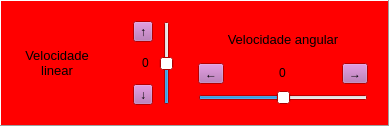
            <widget class="QFrame" name="frame_2">
             <property name="sizePolicy">
              <sizepolicy hsizetype="Minimum" vsizetype="Preferred">
               <horstretch>0</horstretch>
               <verstretch>3</verstretch>
              </sizepolicy>
             </property>
             <property name="palette">
              <palette>
               <active>
                <colorrole role="Button">
                 <brush brushstyle="SolidPattern">
                  <color alpha="255">
                   <red>180</red>
                   <green>109</green>
                   <blue>180</blue>
                  </color>
                 </brush>
                </colorrole>
                <colorrole role="Base">
                 <brush brushstyle="SolidPattern">
                  <color alpha="255">
                   <red>255</red>
                   <green>255</green>
                   <blue>255</blue>
                  </color>
                 </brush>
                </colorrole>
                <colorrole role="Window">
                 <brush brushstyle="SolidPattern">
                  <color alpha="255">
                   <red>255</red>
                   <green>0</green>
                   <blue>0</blue>
                  </color>
                 </brush>
                </colorrole>
               </active>
               <inactive>
                <colorrole role="Button">
                 <brush brushstyle="SolidPattern">
                  <color alpha="255">
                   <red>180</red>
                   <green>109</green>
                   <blue>180</blue>
                  </color>
                 </brush>
                </colorrole>
                <colorrole role="Base">
                 <brush brushstyle="SolidPattern">
                  <color alpha="255">
                   <red>255</red>
                   <green>255</green>
                   <blue>255</blue>
                  </color>
                 </brush>
                </colorrole>
                <colorrole role="Window">
                 <brush brushstyle="SolidPattern">
                  <color alpha="255">
                   <red>255</red>
                   <green>0</green>
                   <blue>0</blue>
                  </color>
                 </brush>
                </colorrole>
               </inactive>
               <disabled>
                <colorrole role="Button">
                 <brush brushstyle="SolidPattern">
                  <color alpha="255">
                   <red>180</red>
                   <green>109</green>
                   <blue>180</blue>
                  </color>
                 </brush>
                </colorrole>
                <colorrole role="Base">
                 <brush brushstyle="SolidPattern">
                  <color alpha="255">
                   <red>255</red>
                   <green>0</green>
                   <blue>0</blue>
                  </color>
                 </brush>
                </colorrole>
                <colorrole role="Window">
                 <brush brushstyle="SolidPattern">
                  <color alpha="255">
                   <red>255</red>
                   <green>0</green>
                   <blue>0</blue>
                  </color>
                 </brush>
                </colorrole>
               </disabled>
              </palette>
             </property>
             <property name="frameShape">
              <enum>QFrame::Panel</enum>
             </property>
             <property name="frameShadow">
              <enum>QFrame::Raised</enum>
             </property>
             <layout class="QHBoxLayout" name="horizontalLayout_3">
              <item>
               <widget class="QFrame" name="frame_7">
                <property name="sizePolicy">
                 <sizepolicy hsizetype="Preferred" vsizetype="Preferred">
                  <horstretch>1</horstretch>
                  <verstretch>0</verstretch>
                 </sizepolicy>
                </property>
                <property name="frameShape">
                 <enum>QFrame::NoFrame</enum>
                </property>
                <property name="frameShadow">
                 <enum>QFrame::Raised</enum>
                </property>
                <layout class="QGridLayout" name="gridLayout_4">
                 <item row="0" column="3" rowspan="3">
                  <widget class="QSlider" name="slider_lin">
                   <property name="palette">
                    <palette>
                     <active>
                      <colorrole role="Button">
                       <brush brushstyle="SolidPattern">
                        <color alpha="255">
                         <red>255</red>
                         <green>255</green>
                         <blue>255</blue>
                        </color>
                       </brush>
                      </colorrole>
                     </active>
                     <inactive>
                      <colorrole role="Button">
                       <brush brushstyle="SolidPattern">
                        <color alpha="255">
                         <red>255</red>
                         <green>255</green>
                         <blue>255</blue>
                        </color>
                       </brush>
                      </colorrole>
                     </inactive>
                     <disabled>
                      <colorrole role="Button">
                       <brush brushstyle="SolidPattern">
                        <color alpha="255">
                         <red>255</red>
                         <green>255</green>
                         <blue>255</blue>
                        </color>
                       </brush>
                      </colorrole>
                     </disabled>
                    </palette>
                   </property>
                   <property name="minimum">
                    <number>-50</number>
                   </property>
                   <property name="maximum">
                    <number>50</number>
                   </property>
                   <property name="orientation">
                    <enum>Qt::Vertical</enum>
                   </property>
                  </widget>
                 </item>
                 <item row="0" column="2" alignment="Qt::AlignRight">
                  <widget class="QToolButton" name="up_lin">
                   <property name="sizePolicy">
                    <sizepolicy hsizetype="Fixed" vsizetype="Fixed">
                     <horstretch>2</horstretch>
                     <verstretch>0</verstretch>
                    </sizepolicy>
                   </property>
                   <property name="text">
                    <string>↑</string>
                   </property>
                   <property name="autoRepeat">
                    <bool>true</bool>
                   </property>
                  </widget>
                 </item>
                 <item row="2" column="2" alignment="Qt::AlignRight">
                  <widget class="QToolButton" name="down_lin">
                   <property name="sizePolicy">
                    <sizepolicy hsizetype="Fixed" vsizetype="Fixed">
                     <horstretch>2</horstretch>
                     <verstretch>0</verstretch>
                    </sizepolicy>
                   </property>
                   <property name="text">
                    <string>↓</string>
                   </property>
                   <property name="autoRepeat">
                    <bool>true</bool>
                   </property>
                  </widget>
                 </item>
                 <item row="1" column="0">
                  <widget class="QLabel" name="label_17">
                   <property name="sizePolicy">
                    <sizepolicy hsizetype="Preferred" vsizetype="Preferred">
                     <horstretch>6</horstretch>
                     <verstretch>0</verstretch>
                    </sizepolicy>
                   </property>
                   <property name="font">
                    <font>
                     <pointsize>10</pointsize>
                    </font>
                   </property>
                   <property name="text">
                    <string>Velocidade linear</string>
                   </property>
                   <property name="alignment">
                    <set>Qt::AlignCenter</set>
                   </property>
                   <property name="wordWrap">
                    <bool>true</bool>
                   </property>
                   <property name="buddy">
                    <cstring>campo_lin</cstring>
                   </property>
                  </widget>
                 </item>
                 <item row="1" column="1" colspan="2">
                  <widget class="QLineEdit" name="campo_lin">
                   <property name="sizePolicy">
                    <sizepolicy hsizetype="Ignored" vsizetype="Fixed">
                     <horstretch>2</horstretch>
                     <verstretch>0</verstretch>
                    </sizepolicy>
                   </property>
                   <property name="palette">
                    <palette>
                     <active>
                      <colorrole role="Base">
                       <brush brushstyle="SolidPattern">
                        <color alpha="0">
                         <red>255</red>
                         <green>255</green>
                         <blue>255</blue>
                        </color>
                       </brush>
                      </colorrole>
                     </active>
                     <inactive>
                      <colorrole role="Base">
                       <brush brushstyle="SolidPattern">
                        <color alpha="0">
                         <red>255</red>
                         <green>255</green>
                         <blue>255</blue>
                        </color>
                       </brush>
                      </colorrole>
                     </inactive>
                     <disabled>
                      <colorrole role="Base">
                       <brush brushstyle="SolidPattern">
                        <color alpha="255">
                         <red>239</red>
                         <green>235</green>
                         <blue>231</blue>
                        </color>
                       </brush>
                      </colorrole>
                     </disabled>
                    </palette>
                   </property>
                   <property name="text">
                    <string>0</string>
                   </property>
                   <property name="frame">
                    <bool>false</bool>
                   </property>
                   <property name="alignment">
                    <set>Qt::AlignRight|Qt::AlignTrailing|Qt::AlignVCenter</set>
                   </property>
                   <property name="dragEnabled">
                    <bool>true</bool>
                   </property>
                   <property name="readOnly">
                    <bool>false</bool>
                   </property>
                  </widget>
                 </item>
                </layout>
               </widget>
              </item>
              <item>
               <widget class="QFrame" name="frame_6">
                <property name="sizePolicy">
                 <sizepolicy hsizetype="Preferred" vsizetype="Preferred">
                  <horstretch>1</horstretch>
                  <verstretch>0</verstretch>
                 </sizepolicy>
                </property>
                <property name="frameShape">
                 <enum>QFrame::NoFrame</enum>
                </property>
                <property name="frameShadow">
                 <enum>QFrame::Raised</enum>
                </property>
                <layout class="QGridLayout" name="gridLayout_5">
                 <item row="1" column="2">
                  <widget class="QToolButton" name="up_ang">
                   <property name="sizePolicy">
                    <sizepolicy hsizetype="Fixed" vsizetype="Fixed">
                     <horstretch>9</horstretch>
                     <verstretch>0</verstretch>
                    </sizepolicy>
                   </property>
                   <property name="text">
                    <string>→</string>
                   </property>
                   <property name="autoRepeat">
                    <bool>true</bool>
                   </property>
                  </widget>
                 </item>
                 <item row="1" column="1">
                  <widget class="QLineEdit" name="campo_ang">
                   <property name="sizePolicy">
                    <sizepolicy hsizetype="Fixed" vsizetype="Fixed">
                     <horstretch>1</horstretch>
                     <verstretch>0</verstretch>
                    </sizepolicy>
                   </property>
                   <property name="palette">
                    <palette>
                     <active>
                      <colorrole role="Base">
                       <brush brushstyle="SolidPattern">
                        <color alpha="0">
                         <red>255</red>
                         <green>255</green>
                         <blue>255</blue>
                        </color>
                       </brush>
                      </colorrole>
                     </active>
                     <inactive>
                      <colorrole role="Base">
                       <brush brushstyle="SolidPattern">
                        <color alpha="0">
                         <red>255</red>
                         <green>255</green>
                         <blue>255</blue>
                        </color>
                       </brush>
                      </colorrole>
                     </inactive>
                     <disabled>
                      <colorrole role="Base">
                       <brush brushstyle="SolidPattern">
                        <color alpha="255">
                         <red>239</red>
                         <green>235</green>
                         <blue>231</blue>
                        </color>
                       </brush>
                      </colorrole>
                     </disabled>
                    </palette>
                   </property>
                   <property name="text">
                    <string>0</string>
                   </property>
                   <property name="frame">
                    <bool>false</bool>
                   </property>
                   <property name="alignment">
                    <set>Qt::AlignCenter</set>
                   </property>
                   <property name="dragEnabled">
                    <bool>true</bool>
                   </property>
                   <property name="readOnly">
                    <bool>false</bool>
                   </property>
                  </widget>
                 </item>
                 <item row="1" column="0">
                  <widget class="QToolButton" name="down_ang">
                   <property name="sizePolicy">
                    <sizepolicy hsizetype="Fixed" vsizetype="Fixed">
                     <horstretch>9</horstretch>
                     <verstretch>0</verstretch>
                    </sizepolicy>
                   </property>
                   <property name="text">
                    <string>←</string>
                   </property>
                   <property name="autoRepeat">
                    <bool>true</bool>
                   </property>
                  </widget>
                 </item>
                 <item row="0" column="0" colspan="3">
                  <widget class="QLabel" name="label_19">
                   <property name="sizePolicy">
                    <sizepolicy hsizetype="Preferred" vsizetype="Preferred">
                     <horstretch>6</horstretch>
                     <verstretch>0</verstretch>
                    </sizepolicy>
                   </property>
                   <property name="font">
                    <font>
                     <pointsize>10</pointsize>
                    </font>
                   </property>
                   <property name="text">
                    <string>Velocidade angular</string>
                   </property>
                   <property name="alignment">
                    <set>Qt::AlignCenter</set>
                   </property>
                   <property name="wordWrap">
                    <bool>true</bool>
                   </property>
                   <property name="buddy">
                    <cstring>campo_ang</cstring>
                   </property>
                  </widget>
                 </item>
                 <item row="2" column="0" colspan="3">
                  <widget class="QSlider" name="slider_ang">
                   <property name="sizePolicy">
                    <sizepolicy hsizetype="Minimum" vsizetype="Fixed">
                     <horstretch>0</horstretch>
                     <verstretch>0</verstretch>
                    </sizepolicy>
                   </property>
                   <property name="palette">
                    <palette>
                     <active>
                      <colorrole role="Button">
                       <brush brushstyle="SolidPattern">
                        <color alpha="255">
                         <red>255</red>
                         <green>255</green>
                         <blue>255</blue>
                        </color>
                       </brush>
                      </colorrole>
                     </active>
                     <inactive>
                      <colorrole role="Button">
                       <brush brushstyle="SolidPattern">
                        <color alpha="255">
                         <red>255</red>
                         <green>255</green>
                         <blue>255</blue>
                        </color>
                       </brush>
                      </colorrole>
                     </inactive>
                     <disabled>
                      <colorrole role="Button">
                       <brush brushstyle="SolidPattern">
                        <color alpha="255">
                         <red>255</red>
                         <green>255</green>
                         <blue>255</blue>
                        </color>
                       </brush>
                      </colorrole>
                     </disabled>
                    </palette>
                   </property>
                   <property name="minimum">
                    <number>-2</number>
                   </property>
                   <property name="maximum">
                    <number>2</number>
                   </property>
                   <property name="singleStep">
                    <number>1</number>
                   </property>
                   <property name="pageStep">
                    <number>1</number>
                   </property>
                   <property name="orientation">
                    <enum>Qt::Horizontal</enum>
                   </property>
                  </widget>
                 </item>
                </layout>
               </widget>
              </item>
             </layout>
            </widget>
